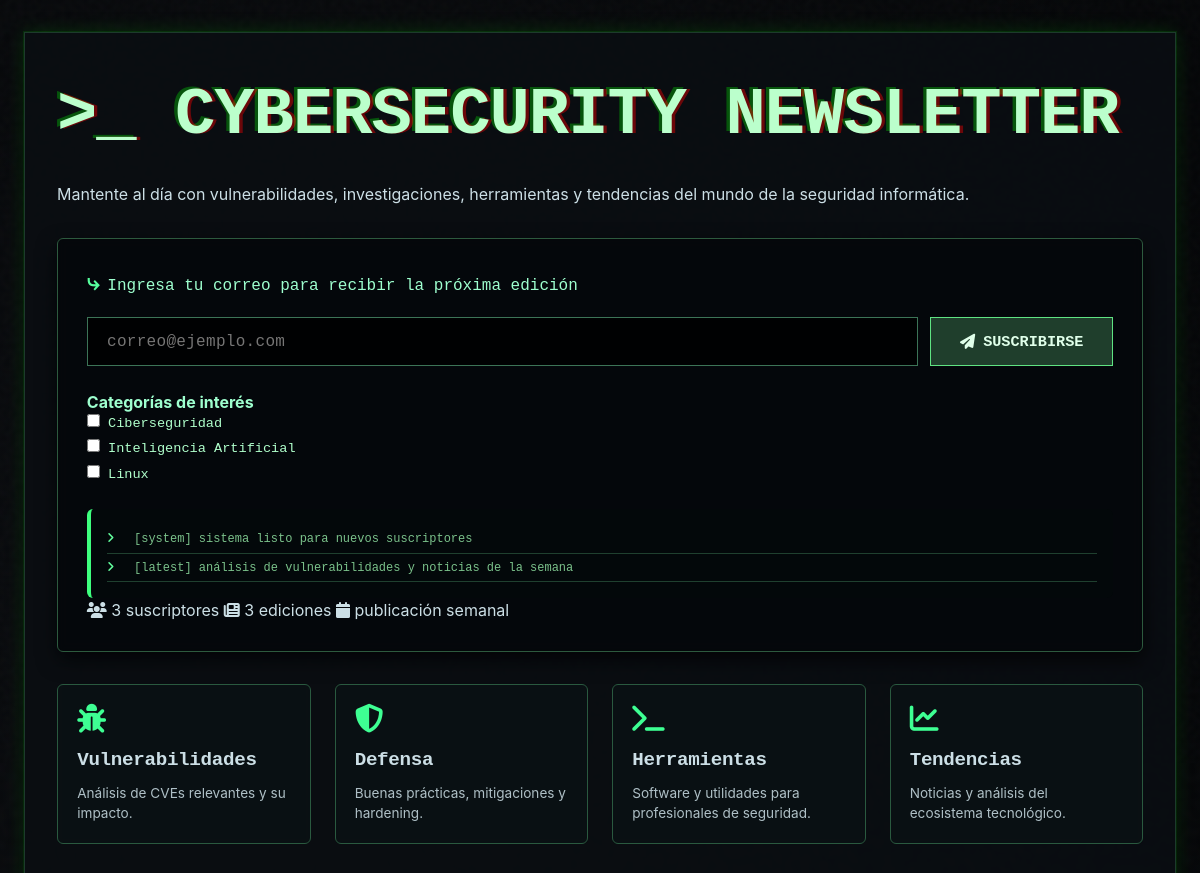
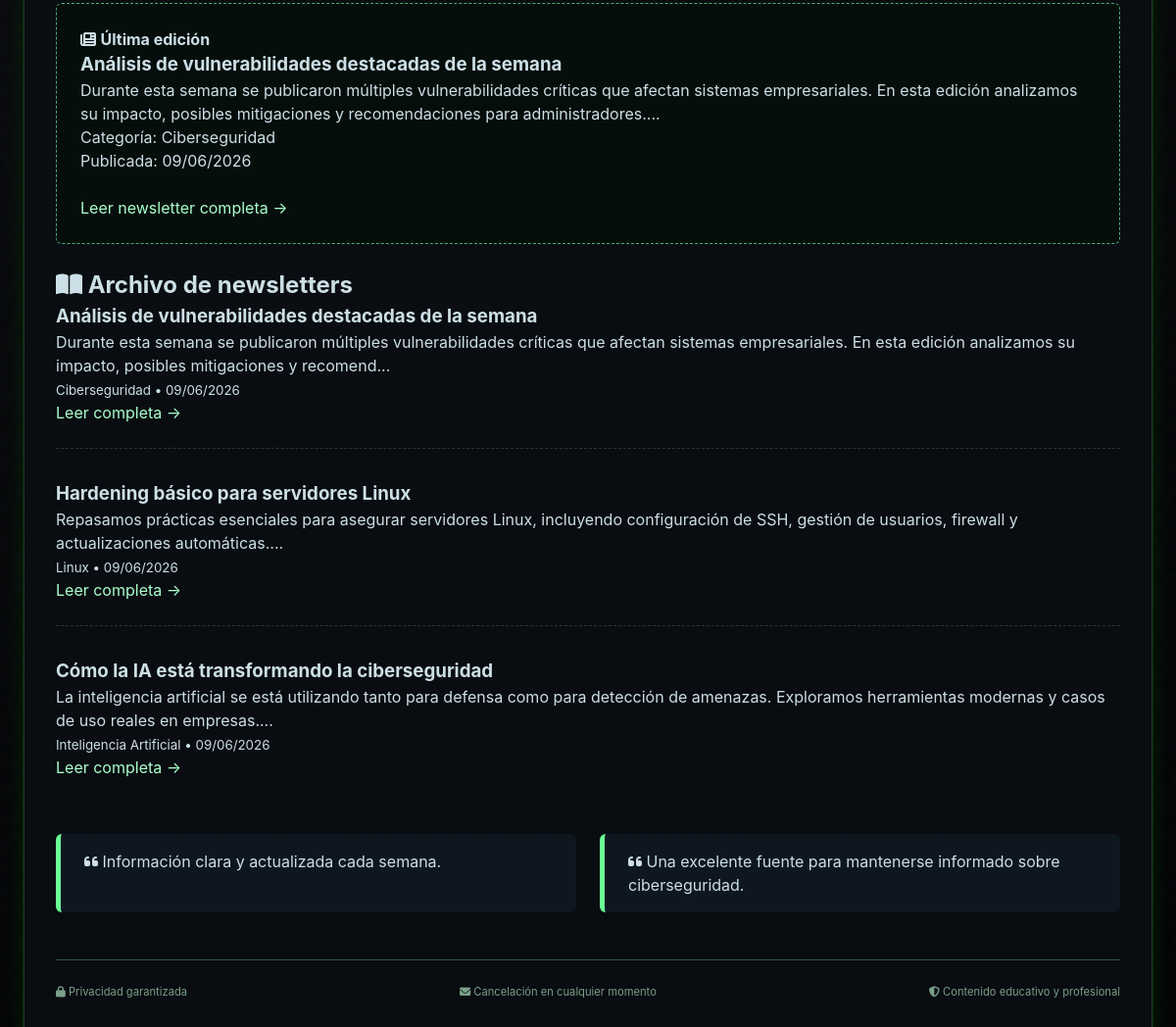
The page / on the database its author committed (2 pictures, top to bottom).
### tables this page shows
CREATE TABLE categorias (
    id INT AUTO_INCREMENT PRIMARY KEY,
    nombre VARCHAR(100) NOT NULL UNIQUE,
    descripcion TEXT
);

CREATE TABLE newsletters (
    id INT AUTO_INCREMENT PRIMARY KEY,
    autor_id INT NOT NULL,
    categoria_id INT NOT NULL,
    titulo VARCHAR(200) NOT NULL,
    contenido TEXT NOT NULL,

    estado ENUM(
        'borrador',
        'publicado',
        'archivado'
    ) NOT NULL DEFAULT 'borrador',

    creado_en DATETIME DEFAULT CURRENT_TIMESTAMP,
    actualizado_en DATETIME DEFAULT CURRENT_TIMESTAMP
        ON UPDATE CURRENT_TIMESTAMP,

    CONSTRAINT fk_newsletters_autor
        FOREIGN KEY (autor_id)
        REFERENCES usuarios(id)
        ON UPDATE CASCADE
        ON DELETE RESTRICT,

    CONSTRAINT fk_newsletters_categoria
        FOREIGN KEY (categoria_id)
        REFERENCES categorias(id)
        ON UPDATE CASCADE
        ON DELETE RESTRICT
);

### src/index.php (the view, shortened to what this page needs)
<?php
require_once 'includes/conexion.php';
$totalSubs = $pdo->query("
    SELECT COUNT(*)
    FROM suscriptores
    WHERE estado='activo'
")->fetchColumn();
$totalNews = $pdo->query("
    SELECT COUNT(*)
    FROM newsletters
    WHERE estado='publicado'
")->fetchColumn();
$ultimaStmt = $pdo->query("
    SELECT
        n.id,
        n.titulo,
        n.contenido,
        n.creado_en,
        c.nombre AS categoria
    FROM newsletters n
    JOIN categorias c
        ON c.id = n.categoria_id
    WHERE n.estado = 'publicado'
    ORDER BY n.creado_en DESC
    LIMIT 1
");
$ultima = $ultimaStmt->fetch(PDO::FETCH_ASSOC);
$newslettersStmt = $pdo->query("
    SELECT
        n.id,
        n.titulo,
        n.contenido,
        n.creado_en,
        c.nombre AS categoria
    FROM newsletters n
    JOIN categorias c
        ON c.id = n.categoria_id
    WHERE n.estado = 'publicado'
    ORDER BY n.creado_en DESC
");
$newsletters = $newslettersStmt->fetchAll(PDO::FETCH_ASSOC);
$categorias = $pdo->query("
    SELECT
        id,
        nombre
    FROM categorias
    ORDER BY nombre
")->fetchAll(PDO::FETCH_ASSOC);
?>
<!DOCTYPE html>
<html lang="es">
<head>
    <link rel="stylesheet" href="assets/css/style.css">
    <link rel="stylesheet" href="https://cdnjs.cloudflare.com/ajax/libs/font-awesome/6.5.2/css/all.min.css">
</head>
<body>
    <div class="terminal-window">
        <div class="term-content">
            <div class="glitch-wrapper">
                <h1 class="glitch">>_ CYBERSECURITY NEWSLETTER</h1>
            </div>
            <p class="hero-description">
                Mantente al día con vulnerabilidades, investigaciones, herramientas y tendencias
                del mundo de la seguridad informática.
            </p>
            <div class="hacker-card">
                <form action="subscribe.php" method="POST">
                    <div class="prompt-line">
                        <span class="dollar">⤷</span>
                        <span class="cmd-text">
                            Ingresa tu correo para recibir la próxima edición
                        </span>
                    </div>
                    <div class="input-group">
                        <input
                            type="email"
                            name="email"
                            class="terminal-input"
                            placeholder="correo@ejemplo.com"
                            required>
                        <button type="submit" class="terminal-btn">
                            <i class="fas fa-paper-plane"></i>
                            SUSCRIBIRSE
                        </button>
                    </div>
                    <strong class="form-section-title">
                        Categorías de interés
                    </strong>
                    <div class="tags-container">
                        <?php foreach ($categorias as $categoria): ?>
                            <label class="terminal-checkbox-label">
                                <input
                                    type="checkbox"
                                    name="categorias[]"
                                    value="<?= $categoria['id'] ?>">
                                <?= htmlspecialchars($categoria['nombre']) ?>
                            </label>
                        <?php endforeach; ?>
                    </div>
                </form>
                <div class="log-console">
                    <div class="log-line">
                        <i class="fas fa-angle-right"></i>
                        [system] sistema listo para nuevos suscriptores
                    </div>
                    <div class="log-line">
                        <i class="fas fa-angle-right"></i>
                        [latest] análisis de vulnerabilidades y noticias de la semana
                    </div>
                </div>
                <div class="stats-bar">
                    <span>
                        <i class="fas fa-users"></i>
                        <?= $totalSubs ?> suscriptores
                    </span>
                    <span>
                        <i class="fas fa-newspaper"></i>
                        <?= $totalNews ?> ediciones
                    </span>
                    <span>
                        <i class="fas fa-calendar"></i>
                        publicación semanal
                    </span>
                </div>
            </div>
            <div class="features">
                <div class="feature-item">
                    <i class="fas fa-bug"></i>
                    <h3>Vulnerabilidades</h3>
                    <p>Análisis de CVEs relevantes y su impacto.</p>
                </div>
                <div class="feature-item">
                    <i class="fas fa-shield-alt"></i>
                    <h3>Defensa</h3>
                    <p>Buenas prácticas, mitigaciones y hardening.</p>
                </div>
                <div class="feature-item">
                    <i class="fas fa-terminal"></i>
                    <h3>Herramientas</h3>
                    <p>Software y utilidades para profesionales de seguridad.</p>
                </div>
                <div class="feature-item">
                    <i class="fas fa-chart-line"></i>
                    <h3>Tendencias</h3>
                    <p>Noticias y análisis del ecosistema tecnológico.</p>
                </div>
            </div>
            <?php if ($ultima): ?>
                <div class="sample-issue">
                    <div class="issue-header">
                        <i class="fas fa-newspaper"></i>
                        <strong>Última edición</strong>
                    </div>
                    <h3><?= htmlspecialchars($ultima['titulo']) ?></h3>
                    <p><?= htmlspecialchars(substr($ultima['contenido'], 0, 300)) ?>...</p>
                    <div class="issue-meta">
                        Categoría: <?= htmlspecialchars($ultima['categoria']) ?>
                        <br>
                        Publicada: <?= date('d/m/Y', strtotime($ultima['creado_en'])) ?>
                    </div>
                    <br>
                    <a href="newsletter.php?id=<?= $ultima['id'] ?>">
                        Leer newsletter completa →
                    </a>
                </div>
            <?php endif; ?>
            <div class="all-newsletters">
                <h2>
                    <i class="fas fa-book-open"></i>
                    Archivo de newsletters
                </h2>
                <?php foreach ($newsletters as $news): ?>
                    <div class="archive-item">
                        <h3><?= htmlspecialchars($news['titulo']) ?></h3>
                        <p><?= htmlspecialchars(substr($news['contenido'], 0, 180)) ?>...</p>
                        <small>
                            <?= htmlspecialchars($news['categoria']) ?> • <?= date('d/m/Y', strtotime($news['creado_en'])) ?>
                        </small>
                        <br>
                        <a href="newsletter.php?id=<?= $news['id'] ?>">Leer completa →</a>
                    </div>
                <?php endforeach; ?>
            </div>
            <div class="testi">
                <div class="testi-card">
                    <i class="fas fa-quote-left"></i>
                    Información clara y actualizada cada semana.
                </div>
                <div class="testi-card">
                    <i class="fas fa-quote-left"></i>
                    Una excelente fuente para mantenerse informado sobre ciberseguridad.
                </div>
            </div>
            <div class="footer">
                <span><i class="fas fa-lock"></i> Privacidad garantizada</span>
                <span><i class="fas fa-envelope"></i> Cancelación en cualquier momento</span>
                <span><i class="fas fa-shield-alt"></i> Contenido educativo y profesional</span>
            </div>
        </div>
    </div>
</body>
</html>

### src/assets/css/style.css (style rules this page uses)
* { margin: 0; padding: 0; box-sizing: border-box; }
body { background: radial-gradient(circle at 20% 30%, #0a0c0f, #020304); font-family: 'Inter', 'JetBrains Mono', monospace, sans-serif; color: #ccdfe6; line-height: 1.5; min-height: 100vh; padding: 2rem 1.5rem; position: relative; }
body::before { content: ""; position: fixed; top: 0; left: 0; width: 100%; height: 100%; pointer-events: none; z-index: 0; }
.terminal-window { max-width: 1300px; margin: 0 auto; background: #0b0e12e6; backdrop-filter: blur(1px); border: 1px solid #1d3a2c; box-shadow: 0 20px 35px -12px rgba(0, 0, 0, 0.8), 0 0 0 1px rgba(0, 255, 0, 0.1), 0 0 18px rgba(0, 255, 0, 0.15); overflow: hidden; transition: all 0.2s ease; position: relative; z-index: 2; }
.term-content { padding: 2rem 2rem 2.5rem; }
.glitch-wrapper { margin-bottom: 1rem; }
.glitch { font-size: clamp(2.2rem, 8vw, 4.2rem); font-weight: 800; font-family: 'JetBrains Mono', monospace; text-transform: uppercase; color: #bbffcc; position: relative; text-shadow: 0.05em 0 0 rgba(255, 0, 0, 0.4), -0.05em -0.025em 0 rgba(0, 255, 0, 0.3); animation: glitch-shake 0.3s infinite alternate; letter-spacing: -1px; }
.hacker-card { background: #030609b3; border-radius: 6px; border: 1px solid #2d5a3e; padding: 1.8rem; margin: 2rem 0 2rem 0; backdrop-filter: blur(4px); box-shadow: 0 8px 20px rgba(0, 0, 0, 0.6); }
.prompt-line { display: flex; flex-wrap: wrap; align-items: baseline; gap: 0.5rem; margin-bottom: 1rem; font-family: 'JetBrains Mono', monospace; }
.dollar { color: #57ff9e; font-weight: bold; font-size: 1.4rem; }
.cmd-text { color: #9effcf; font-size: 1rem; }
.input-group { display: flex; flex-wrap: wrap; gap: 12px; margin-top: 1rem; align-items: center; }
.terminal-input { flex: 3; background: #010101cc; border: 1px solid #3c7457; padding: 0.9rem 1.2rem; font-family: 'JetBrains Mono', monospace; font-size: 1rem; color: #b0ffcc; border-radius: 0; outline: none; transition: all 0.2s; letter-spacing: 0.3px; }
.terminal-btn { background: #1f3e2c; border: 1px solid #5fe382; color: #e0ffea; padding: 0.9rem 1.8rem; font-family: 'JetBrains Mono', monospace; font-weight: bold; border-radius: 0; cursor: pointer; transition: all 0.2s ease; display: inline-flex; align-items: center; gap: 8px; font-size: 0.95rem; text-decoration: none; }
.log-console { background: #03080a; border-radius: 6px; padding: 1rem; margin-top: 1.5rem; font-family: 'JetBrains Mono', monospace; font-size: 0.8rem; border-left: 4px solid #3eff7e; max-height: 140px; overflow-y: auto; }
.log-line { color: #7bc28b; border-bottom: 0.5px solid #1f402f; padding: 0.3rem 0; font-size: 0.75rem; }
.log-line i { width: 20px; color: #63ff9e; }
.features { display: grid; grid-template-columns: repeat(auto-fit, minmax(230px, 1fr)); gap: 1.5rem; margin: 2rem 0 2rem; }
.feature-item { background: #0b1215c9; border-radius: 6px; padding: 1.2rem; border: 1px solid #2a593f; transition: 0.2s; backdrop-filter: blur(2px); }
.feature-item i { font-size: 1.8rem; color: #3eff93; margin-bottom: 0.8rem; }
.feature-item h3 { font-family: 'JetBrains Mono', monospace; font-size: 1.2rem; margin-bottom: 0.5rem; letter-spacing: -0.3px; }
.feature-item p { font-size: 0.85rem; opacity: 0.85; }
.sample-issue { background: #07100cee; border-radius: 6px; padding: 1.5rem; margin: 1.5rem 0; border: 1px dashed #4caf7a; }
.testi { display: flex; gap: 1.5rem; flex-wrap: wrap; margin: 1.2rem 0; justify-content: center; }
.testi-card { background: #0e171f; border-radius: 6px; padding: 1rem 1.5rem; border-left: 5px solid #6aff96; flex: 1; min-width: 200px; }
.footer { margin-top: 3rem; text-align: center; font-size: 0.7rem; border-top: 1px solid #2b5a42; padding-top: 1.5rem; color: #799f89; display: flex; justify-content: space-between; flex-wrap: wrap; gap: 0.8rem; }
a { color: #aaffcc; text-decoration: none; }
.tags-container { margin-bottom: 15px; }
.terminal-checkbox-label { display: block; color: #b0ffcc; font-family: 'JetBrains Mono', monospace; font-size: 0.85rem; margin-bottom: 5px; cursor: pointer; }
.form-section-title { display: inline-block; margin-top: 1.5rem; color: #9effcf; }
.archive-item { margin-bottom: 2rem; padding-bottom: 1.5rem; border-bottom: 1px dashed #333; }
.archive-item:last-child { border-bottom: none; }

### rows shown on the page
categorias: nombre "Ciberseguridad"
categorias: nombre "Inteligencia Artificial"
categorias: nombre "Linux"
newsletters: titulo "Análisis de vulnerabilidades destacadas de la semana", contenido "Durante esta semana se publicaron múltiples vulnerabilidades críticas que afectan sistemas empresariales. En esta edición analizamos su impacto, posibles mitigaciones y recomendaciones para administradores.", creado_en "09/06/2026", contenido "Durante esta semana se publicaron múltiples vulnerabilidades críticas que afectan sistemas empresariales. En esta edición analizamos su impacto, posibles mitigaciones y recomend", categoria.nombre "Ciberseguridad"
newsletters: titulo "Hardening básico para servidores Linux", contenido "Repasamos prácticas esenciales para asegurar servidores Linux, incluyendo configuración de SSH, gestión de usuarios, firewall y actualizaciones automáticas.", categoria.nombre "Linux", creado_en "09/06/2026"
newsletters: titulo "Cómo la IA está transformando la ciberseguridad", contenido "La inteligencia artificial se está utilizando tanto para defensa como para detección de amenazas. Exploramos herramientas modernas y casos de uso reales en empresas.", categoria.nombre "Inteligencia Artificial", creado_en "09/06/2026"

### other values the page prints
$totalSubs "3"
$totalNews "3"
